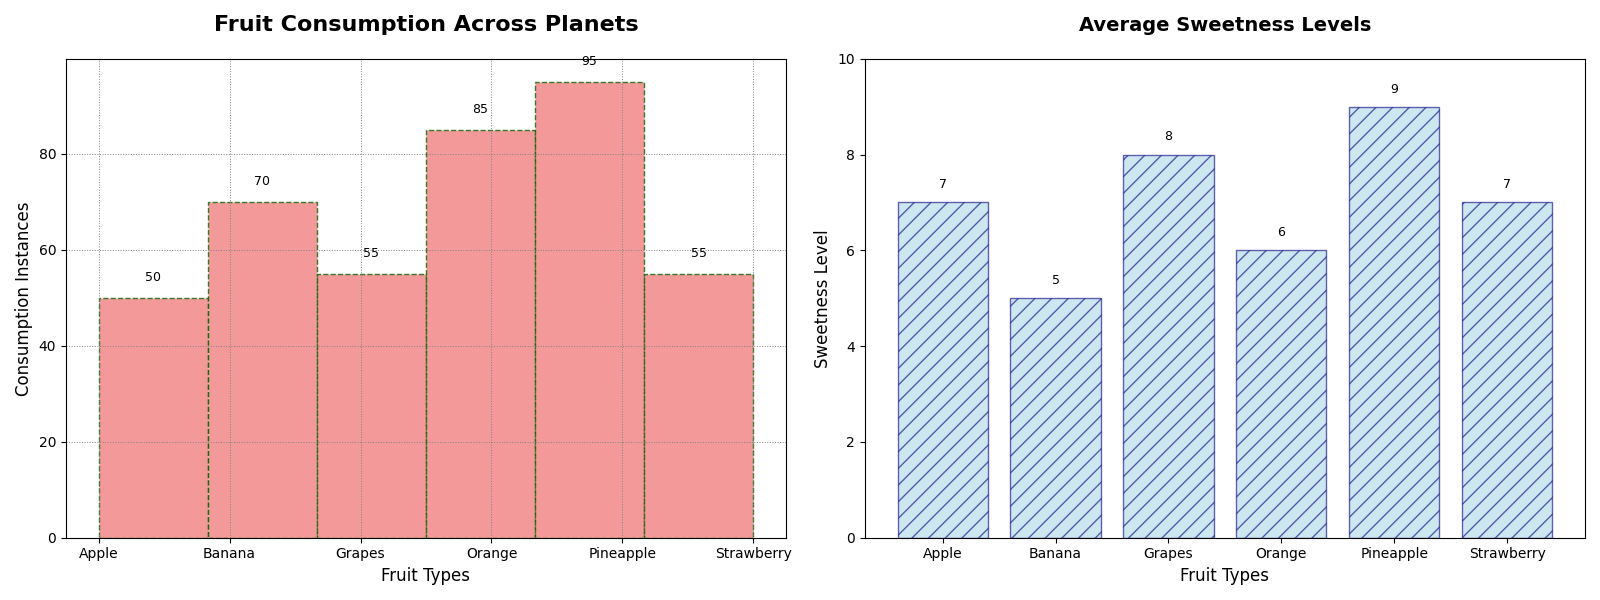

Here is the Python script that generated this plot:
import matplotlib.pyplot as plt
import numpy as np

# Examples of fruit consumption and average sweetness levels
fruits = ['Apple', 'Banana', 'Grapes', 'Orange', 'Pineapple', 'Strawberry']
consumption_alpha = [15, 25, 10, 5, 30, 20]
consumption_beta = [20, 10, 15, 25, 10, 20]
consumption_gamma = [5, 20, 10, 30, 25, 10]
consumption_delta = [10, 15, 20, 25, 30, 5]
avg_sweetness_levels = [7, 5, 8, 6, 9, 7]

# Compile consumption data
data = []
for fruit, count in zip(fruits * 4, consumption_alpha + consumption_beta + consumption_gamma + consumption_delta):
    data.extend([fruit] * count)

# Setup figure and axes
fig, axs = plt.subplots(1, 2, figsize=(16, 6))

# Plot for fruit consumption on different planets
ax1 = axs[0]
n, bins, patches = ax1.hist(data, bins=len(fruits), edgecolor='darkgreen', color='lightcoral', alpha=0.8, linestyle='--')
ax1.set_title('Fruit Consumption Across Planets', fontsize=16, fontweight='bold', pad=20)
ax1.set_xlabel('Fruit Types', fontsize=12)
ax1.set_ylabel('Consumption Instances', fontsize=12)
ax1.set_xticks(np.arange(len(fruits)))
ax1.set_xticklabels(fruits)

for count, rect in zip(n, patches):
    height = rect.get_height()
    ax1.annotate(f'{int(count)}', xy=(rect.get_x() + rect.get_width() / 2, height),
                 xytext=(0, 10), textcoords='offset points', ha='center', va='bottom', fontsize=9)

# Plot for average sweetness levels of fruits
ax2 = axs[1]
ax2.bar(fruits, avg_sweetness_levels, color='lightblue', edgecolor='navy', alpha=0.6, hatch='//')
ax2.set_title('Average Sweetness Levels', fontsize=14, fontweight='bold', pad=20)
ax2.set_xlabel('Fruit Types', fontsize=12)
ax2.set_ylabel('Sweetness Level', fontsize=12)
ax2.set_ylim(0, 10)

for i, sweetness in enumerate(avg_sweetness_levels):
    ax2.annotate(f'{sweetness}', xy=(i, sweetness),
                 xytext=(0, 8), textcoords='offset points', ha='center', va='bottom', fontsize=9)

ax1.grid(True, linestyle=':', linewidth=0.7, color='gray')
ax2.grid(False)

plt.tight_layout()
plt.show()
